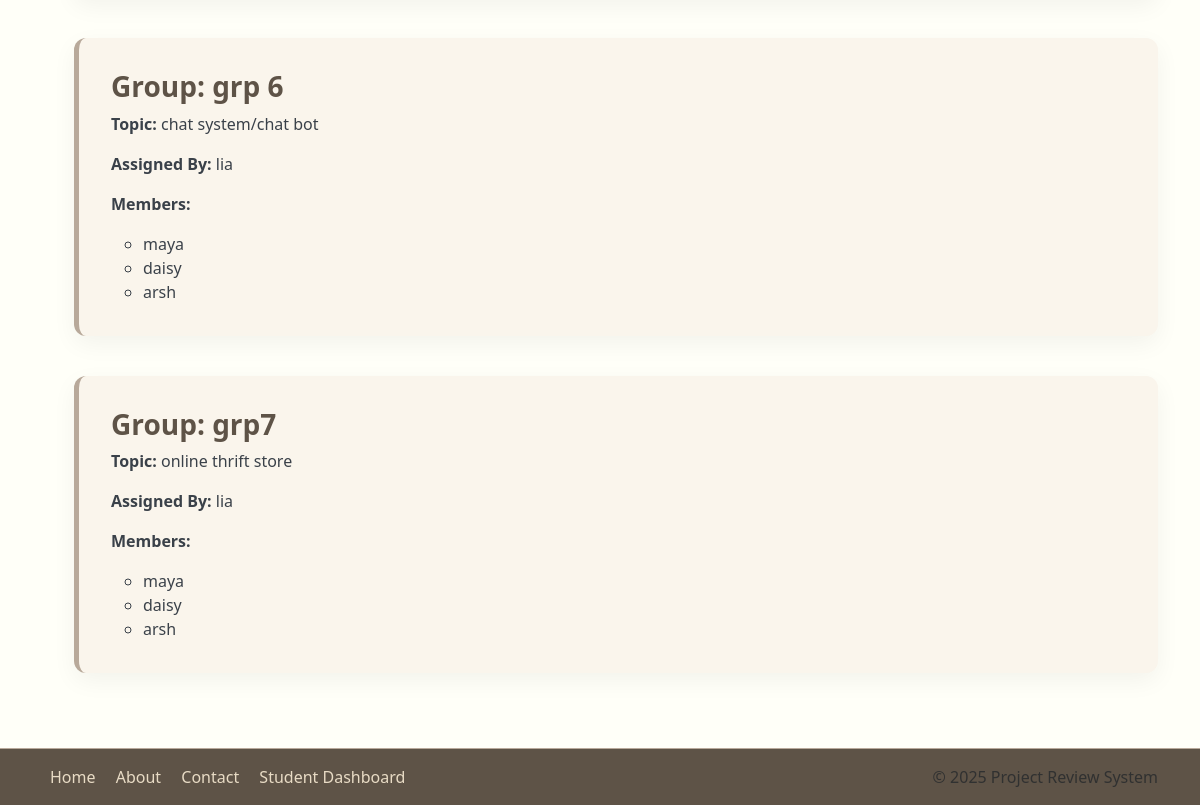
Page /student/my-group/ (signed in, lower part) on the earlier database version.
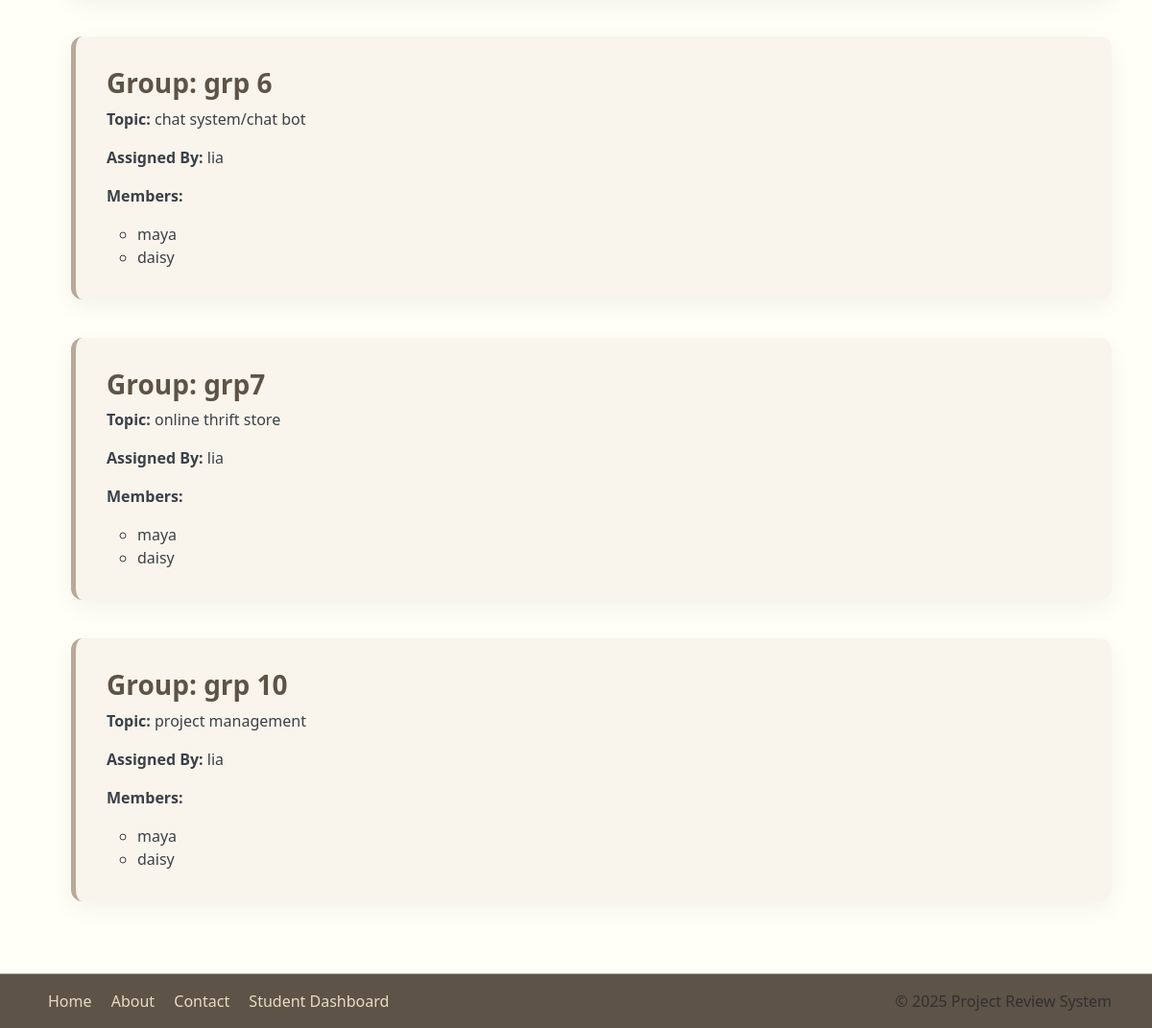
Same page on the later database version.
### project_review_app/models.py (models this page shows, shortened)
class ProjectGroup(models.Model):
    name = models.CharField(max_length=120)
    max_members = models.PositiveIntegerField(default=3)
    topic = models.ForeignKey(Topic, on_delete=models.SET_NULL, null=True, blank=True)
    division = models.CharField(
        max_length=1,
        choices=CustomUser.DIVISION_CHOICES,
        blank=True,
        null=True
    )
    semester = models.PositiveIntegerField(
        choices=CustomUser.SEMESTER_CHOICES,
        blank=True,
        null=True
    )
    created_at = models.DateTimeField(auto_now_add=True)
    teacher = models.ForeignKey(
        settings.AUTH_USER_MODEL,
        on_delete=models.CASCADE,
        null=True,
        blank=True
    )

class Topic(models.Model):
    title = models.CharField(max_length=255)
    description = models.TextField(blank=True)
    created_by = models.ForeignKey(
        settings.AUTH_USER_MODEL,
        on_delete=models.SET_NULL,
        null=True,
        blank=True,
        related_name="topics_created"
    )
    teacher = models.ForeignKey(
        settings.AUTH_USER_MODEL,
        on_delete=models.SET_NULL,
        null=True,
        blank=True,
        related_name="topics_assigned"
    )
    created_at = models.DateTimeField(auto_now_add=True)

class CustomUser(AbstractUser):
    ROLE_CHOICES = (
        ('teacher', 'Teacher'),
        ('student', 'Student'),
        ('admin', 'Admin'),
    )
    DIVISION_CHOICES = (
        ('A', 'Division A'),
        ('B', 'Division B'),
        ('C', 'Division C'),
    )
    SEMESTER_CHOICES = (
        (1, 'Semester 1'),
        (2, 'Semester 2'),
        (3, 'Semester 3'),
        (4, 'Semester 4'),
        (5, 'Semester 5'),
        (6, 'Semester 6'),
    )
    role = models.CharField(max_length=10, choices=ROLE_CHOICES)
    email = models.EmailField(unique=True)
    division = models.CharField(max_length=1, choices=DIVISION_CHOICES, blank=True, null=True)
    roll_no = models.CharField(max_length=20, blank=True, null=True)
    semester = models.PositiveIntegerField(choices=SEMESTER_CHOICES, blank=True, null=True)
    department = models.CharField(max_length=100, blank=True, null=True)
    subject = models.CharField(max_length=100, blank=True, null=True)

class GroupMember(models.Model):
    group = models.ForeignKey(ProjectGroup, on_delete=models.CASCADE, related_name='members')
    student = models.ForeignKey(
        settings.AUTH_USER_MODEL,
        on_delete=models.CASCADE,
        limit_choices_to={'role': 'student'}
    )
    joined_at = models.DateTimeField(auto_now_add=True)
    class Meta:
        unique_together = ('group', 'student')

### project_review_app/views.py (the view)
# urls.py: path('student/my-group/', views.my_group, name='my_group'),
@student_required
def my_group(request):
    student = request.user
    group_memberships = GroupMember.objects.filter(student=student).select_related("group")
    if not group_memberships.exists():
        return render(request, "student/my_group.html")
    groups_data = []
    for gm in group_memberships:
        group = gm.group
        members = group.members.select_related("student")
        groups_data.append({
            "group": group,
            "members": members,
            "topic": group.topic,
            "teacher": group.teacher,
        })
    return render(request, "student/my_group.html", {"groups_data": groups_data})

### project_review_app/views.py (called while the page is built)
def student_required(view_func):
    return user_passes_test(lambda u: u.role == 'student')(login_required(view_func))

### templates/student/my_group.html (shortened to what this page needs)
{% extends "base.html" %}
{% block content %}
<div class="groups-container">
    {% if groups_data %}
        <ul class="group-list">
            {% for g in groups_data %}
                <li class="group-card">
                    <h3>Group: {{ g.group.name }}</h3>
                    <p><strong>Topic:</strong> {{ g.topic.title }}</p>
                    <p><strong>Assigned By:</strong> {{ g.teacher.username }}</p>
                    <p><strong>Members:</strong></p>
                    <ul>
                        {% for m in g.members %}
                            <li>{{ m.student.username }}</li>
                        {% endfor %}
                    </ul>
                </li>
            {% endfor %}
        </ul>
    {% else %}
        <p>You are not assigned to any groups yet.</p>
    {% endif %}
</div>
{% endblock %}

Differences in the rows shown:
removed GroupMember: student.username "arsh", shown under ProjectGroup "grp 6"
removed GroupMember: student.username "arsh", shown under ProjectGroup "grp7"
added ProjectGroup: group.name "grp 10", topic "project management", teacher.username "lia"
added GroupMember: student.username "maya", shown under "grp 10"
added GroupMember: student.username "daisy", shown under "grp 10"
